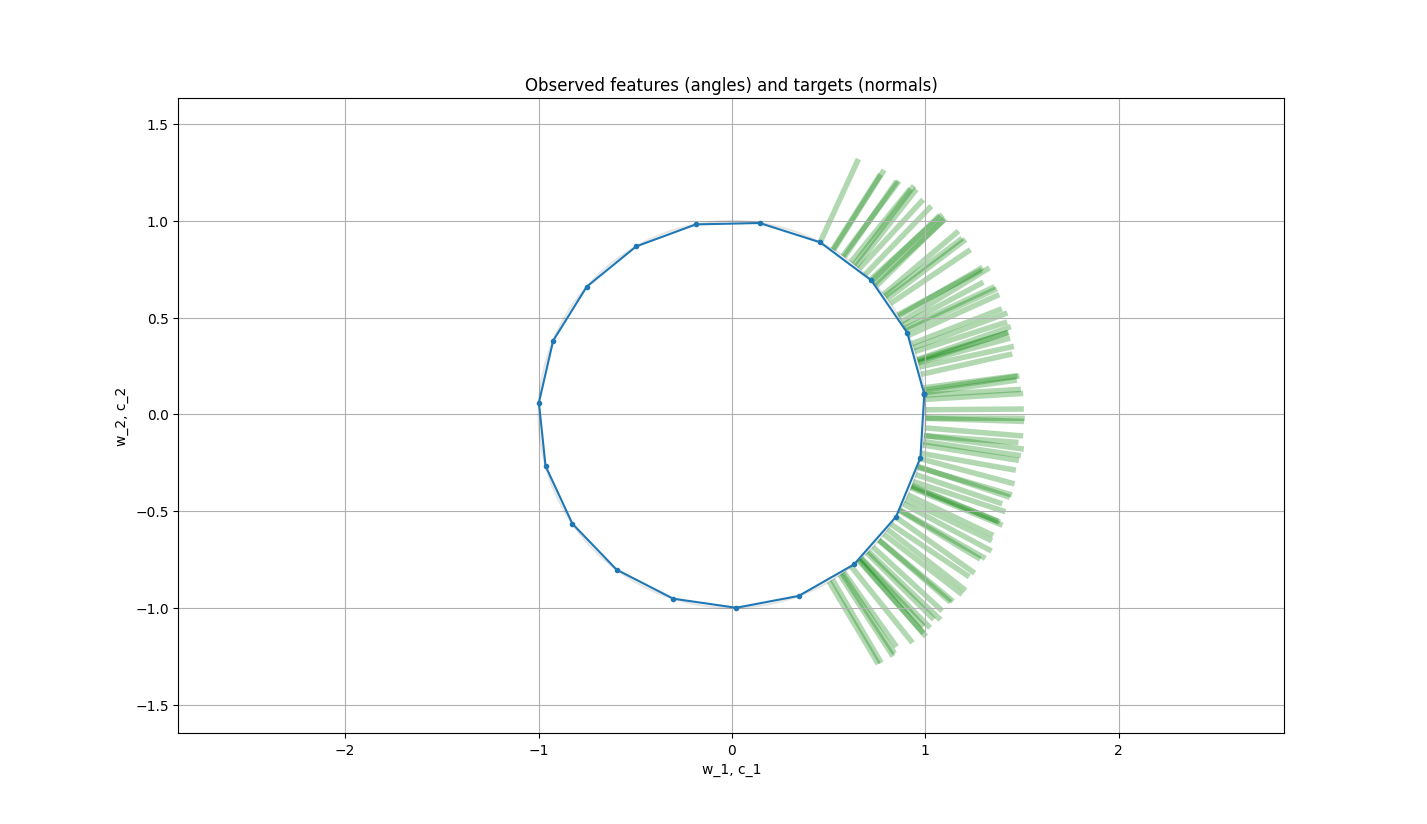

Here is the Python script that generated this plot:
# %% [markdown]
# # Two-stage vs. end-to-end optimization: An example in 2D
#
# # Background
#
# This notebook compares (two-stage) predict-then-optimize and (end-to-end) predict-and-optimize formulations on a synthetic problem with one feature and two predictors.
#
# The problem configuration is illustrated below:
#
# ![](./pao.png)
#
# The dataset comprises pairs $\{(x_1, c_1), ..., (x_N, c_N)\}$ where
# - $x_i$ is an angle (increasing counterclockwise from 3 o'clock)
# - $c_i$ is a _noisy_ measurement of the associated unit normal vector (shown in green)
#
# The **prediction problem** is to estimate the continuous relationship $\hat{c} = g(x; \theta) \approx c(x)$ from the discrete dataset.
#
# The **optimization/decision problem** is to estimate points $w(c(x))$ in the blue polygon that minimize $c(x)^\top w$ for each given $x$.
#
# The script presents two formulations. The prediction architecture $g$ is identical in each case, but the training objectives differ:
#
# | Formulation | Approach | Loss function                                              |
# | ----------- | --------|------------------------------------------------- |
# | two-stage   | The prediction is solved independently to minimize prediction loss | $\frac{1}{N} \sum_k \Vert g(x_k; \theta) - c_k \Vert^2$    |
# | end-to-end  | The prediction- & optimization problems are solved in a coupled fashion to minimize decision _regret_ (see [4], Section 3.3.1) | $\frac{1}{N} \sum_k c_k^\top [w(\hat{c}(x_k)) - w(c_k)]$ |
#
# Here $w(c)$ denotes the optimal solution of a linear program:
# $$
#   w(c) \coloneqq \arg\min_w \{c^\top w: w \in W\} \quad \text{where $W$ is the polygon with blue boundary}
# $$
#
# Hence, the end-to-end formulation presents the difficulty of minimizing a quantity involving an $\arg\min$ operation whose graph is _piecewise_ continuous. This notebook demonstrates how gradients of the end-to-end loss function can be computed with the help of the `cvxpylayers` module.
#
# ## Notation
#
# Notation is adopted from Section 3 of Tang & Khalil [4]:
#
# | Symbol | In                                                   | Name               | Role                   | Notes                                                                          |
# | ------ | ---------------------------------------------------- | ------------------ | ---------------------- | ------------------------------------------------------------------------------ |
# | `x`    | $[-\pi, \pi)$                                        | angular coordinate | feature                | input to the predictive model $\hat{c} = g(x; \theta)$                                 |
# | `c`, `c_hat` | $\mathbb{R}^2$                                       | normal vector      | target/response        | estimated by the predictive model $\hat{c} = g(x; \theta)$                     |
# | `g`    | $[-\pi, \pi) \times \Theta \rightarrow \mathbb{R}^2$ | prediction model   | trainable block/module | trained from sampled data $g(x; \theta) \approx c(x)$                          |
# | `w`    | $W \subset \mathbb{R}^2$                             | position           | decision variable      | determined by optimization model $w(x) = \arg\min_w \{ c(x)^\top w: w \in W\}$ |
# | $W$    |                                                      | decision set       | feasible region        | a polygon approximating the unit circle                                        |
#
# ## Acknowledgement
#
# The problem configuration is inspired by Figure 4 in Sadana et al. [3] and Figure 4 in Tang & Khalil [4].
#
# ## Further reading
# - [1] [Kotary et al. (2021) _End-to-End Constrained Optimization Learning: A Survey_](https://www.ijcai.org/proceedings/2021/0610.pdf)
# - [2] [Lahoud et al. (2025) _Predict-and-Optimize Techniques for Data-Driven Optimization Problems: A Review_](https://doi.org/10.1007/s11063-025-11746-w)
# - [3] [Sadana et al. (2025) _A survey of contextual optimization methods for decision-making under uncertainty_](https://doi.org/10.1016/j.ejor.2024.03.020)
# - [4] [Tang & Khalil (2024) _PyEPO: a PyTorch-based end-to-end predict-then-optimize library for linear and integer programming_](https://doi.org/10.1007/s12532-024-00255-x)


# %%
from typing import Final
import warnings
import cvxpy as cvxpy
from cvxpylayers.torch import CvxpyLayer
from matplotlib import pyplot as plt
import neuromancer as nm
import numpy as np
from numpy.typing import NDArray
import scipy
import torch
from datasources import DataSource

# %% [markdown]
# ## Parameters

# %%
num_vertices: Final = 20
num_samples: Final = 300
num_test: Final = int(num_samples * 0.2)
num_train: Final = int((num_samples - num_test) * 0.8)
num_dev: Final = num_samples - num_train - num_test
eps: Final = 1e-3
x_0: Final = np.asarray(2 * np.pi / num_vertices / 3, dtype=np.float32)
quiver_scale: Final = 2
quiver_options: Final = dict(
    alpha=0.3,
    headaxislength=0,
    headlength=0,
    headwidth=0,
    scale=quiver_scale,
    scale_units="xy",
    width=0.005,
)
rng: Final = np.random.default_rng(seed=0)
norm: Final = dict(mean=0.0, std=0.1)
error: Final = scipy.stats.norm(loc=0.0, scale=0.025)


def position(x: NDArray) -> NDArray:
    """Maps an angle to the boundary of a unit circle."""
    return np.vstack((np.cos(x), np.sin(x)))


def unit_normal(x: NDArray) -> NDArray:
    """Maps an angle to the unit normal of a unit circle."""
    tangent_1 = -np.sin(x)
    tangent_2 = +np.cos(x)
    zeros = np.zeros_like(tangent_1 + tangent_2)
    tangent3 = np.vstack((tangent_1, tangent_2, zeros))
    unit_tangent3 = tangent3 / np.linalg.norm(tangent3, axis=0)
    normal3 = np.cross(unit_tangent3, [0.0, 0.0, 1.0], axis=0)
    return normal3[:2, :]


def wrap(a: NDArray) -> NDArray:
    """Appends a copy of the first column."""
    assert a.ndim == 2 and a.shape[1] != 0
    return np.column_stack((a, a[:, 0]))


# %% [markdown]
# ## Data generation

# %%
x_circle = np.linspace(0.0, 2 * np.pi, 200, dtype=np.float32)
x_vertices = x_0 + np.linspace(0.0, 2 * np.pi, num_vertices)
w_vertices = position(x_vertices)
c_vertices = unit_normal(x_vertices)

x_true = np.linspace(-np.pi / 3, np.pi / 3, num_samples, dtype=np.float32)
w_true = position(x_true)
c_true = unit_normal(x_true)

x_error = error.rvs(size=num_samples, random_state=rng)
c_error = error.rvs(size=(2, num_samples), random_state=rng)
x_observed = np.sort(x_true + x_error)
w_observed = position(x_observed)
c_observed = unit_normal(x_observed) + c_error

raw_data = {"x": x_observed.reshape(-1, 1), "c": c_observed.T}
source_train = DataSource.init(raw_data, slice(0, num_train), name="train", batch_size=16)
source_dev = DataSource.init(raw_data, slice(num_train, -num_test), name="dev")
source_test = DataSource.init(raw_data, slice(-num_test, None), name="test")

# %% [markdown]
# ## Geometric configuration

# %%
fig, ax = plt.subplots()
ax.plot(*position(x_circle), "k-", alpha=0.1, label="unit circle")
ax.plot(*wrap(w_vertices), ".-", label="boundary(W)")
ax.plot(*wrap(w_vertices + c_vertices / quiver_scale), alpha=0, label=None)
# ax.quiver(*w_vertices, *c_vertices, **quiver_options)
ax.quiver(*w_observed, *c_observed, **quiver_options, color="green")
ax.axis("equal")
ax.set_xlabel("w_1, c_1")
ax.set_ylabel("w_2, c_2")
ax.set_title("Observed features (angles) and targets (normals)")
ax.grid(visible=True)
plt.show(block=False)

# %% [markdown]
# ## Predictive model

# %%
block_predict = nm.blocks.MLP(
    insize=1,
    outsize=2,
    bias=True,
    hsizes=[8] * 2,
    nonlin=torch.nn.SiLU,  # Tanh | Sigmoid | SiLU (Swish) ... smooth
)
num_params = sum(p.numel() for p in block_predict.parameters())
print(f"{num_params} trainable parameters")
assert num_params < num_samples, "probably no hope of a good fit!"

# %%
node_predict = nm.Node(block_predict, input_keys=["x"], output_keys=["c_hat"])
x = nm.variable("x")
c = nm.variable("c")
c_hat = nm.variable("c_hat")
objective_predict = nm.Objective((c_hat - c) ** 2, name="squared_error")
circle: nm.Constraint = c_hat[:, 0] ** 2 + c_hat[:, 1] ** 2 == torch.ones_like(
    c_hat[:, 0]
)
circle.name = "circle_constraint"

problem_predict = nm.Problem(
    nodes=[node_predict],
    loss=nm.PenaltyLoss(objectives=[objective_predict], constraints=[circle]),
)
optimizer_predict = torch.optim.AdamW(problem_predict.parameters(), lr=0.001)
trainer_predict = nm.Trainer(
    problem_predict,
    source_train.loader,
    source_dev.loader,
    source_test.loader,
    optimizer_predict,
    epochs=2000,
    patience=1000,
)

best_model_predicted = trainer_predict.train()
problem_predict.load_state_dict(best_model_predicted)

# %%
x_eval = torch.tensor(
    np.linspace(x_observed[0], x_observed[-1], 5 * x_observed.size).reshape(-1, 1),
    dtype=torch.float32,
)
x_eval = x_eval.to(next(block_predict.parameters()).device)
with torch.no_grad():
    c_predicted = block_predict(x_eval).cpu().numpy().T
    assert c_predicted.shape == (2, x_eval.numel())

# %% [markdown]
# ## Optimization model

# %%
c_cvxpy = cvxpy.Parameter(shape=(2,), name="c")
w_cvxpy = cvxpy.Variable(shape=(2,), name="w")
λ_cvxpy = cvxpy.Variable(shape=(num_vertices,), name="p")
problem_cvxpy = cvxpy.Problem(
    objective=cvxpy.Minimize(c_cvxpy @ w_cvxpy),
    constraints=[
        w_cvxpy == w_vertices @ λ_cvxpy,
        cvxpy.sum(λ_cvxpy) == 1.0,
        λ_cvxpy >= 0.0,
    ],
)


def objective_value(c: NDArray, solver: str = cvxpy.ECOS) -> np.float64:
    global c_cvxpy, problem_cvxpy
    c_cvxpy.value = c / np.linalg.norm(c)
    problem_cvxpy.solve(solver=solver, verbose=False)
    return problem_cvxpy.objective.value


z_star_observed = np.fromiter(map(objective_value, c_observed.T), dtype=np.float64)
z_star_predicted = np.fromiter(map(objective_value, c_predicted.T), dtype=np.float64)

# %% [markdown]
# ## Two-stage predict-then-optimize solution

# %%
raw_data_new = {**raw_data, "z_star": z_star_observed.reshape(-1, 1)}
source_train_new = DataSource.init(raw_data_new, slice(0, num_train), name="train")
source_dev_new = DataSource.init(raw_data_new, slice(num_train, -num_test), name="dev")
source_test_new = DataSource.init(raw_data_new, slice(-num_test, None), name="test")

# %% [markdown]
# ## End-to-end predict-and-optimize solution

# %%
layer_cvxpy = CvxpyLayer(problem_cvxpy, parameters=[c_cvxpy], variables=[w_cvxpy])
node_optimize = nm.Node(layer_cvxpy, input_keys=["c_hat"], output_keys=["w"])
w = nm.variable("w")
z_star = nm.variable("z_star")
objective_spo = nm.Objective(c * w - z_star)
problem_combined = nm.Problem(
    nodes=[node_predict, node_optimize],
    loss=nm.PenaltyLoss(objectives=[objective_spo], constraints=[circle]),
)
optimizer_combined = torch.optim.AdamW(problem_combined.parameters(), lr=0.001)
trainer_combined = nm.Trainer(
    problem_combined,
    source_train_new.loader,
    source_dev_new.loader,
    source_test_new.loader,
    optimizer_combined,
    epochs=2000,
    patience=1000,
)

# Set to False to eliminate costly training while testing the plots etc.
if True:
    best_model_combined = trainer_combined.train()
    problem_combined.load_state_dict(best_model_combined)
else:
    problem_combined.load_state_dict(best_model_predicted)  # WARNING!
    warnings.warn("Skipping training for end-to-end formulation!")


# %%
with torch.no_grad():
    c_combined = block_predict(x_eval).cpu().numpy().T
    assert c_combined.shape == (2, x_eval.numel())

z_star_combined = np.fromiter(map(objective_value, c_combined.T), dtype=np.float64)

# %% [markdown]
# ## Visual comparison

# %%
# fmt: off
fig, ax = plt.subplots()
ax.plot(x_true, c_true[0, :], color="r", linestyle="solid", label="c_1 true")
ax.plot(x_true, c_true[1, :], color="b", linestyle="solid", label="c_2 true")
ax.scatter(x_observed, c_observed[0, :], color="r", label="c_1 observed", alpha=0.2)
ax.scatter(x_observed, c_observed[1, :], color="b", label="c_2 observed", alpha=0.2)
ax.plot(x_eval, c_predicted[0, :], color="r", linestyle="dotted", label="c_1 predicted")
ax.plot(x_eval, c_predicted[1, :], color="b", linestyle="dotted", label="c_2 predicted")
ax.plot(x_eval, c_combined[0, :], color="r",  linestyle="dashed", label="c_1 end-to-end", alpha=0.1)
ax.plot(x_eval, c_combined[1, :], color="b",  linestyle="dashed", label="c_2 end-to-end", alpha=0.1)
# fmt: on
ax.set_xlabel("x")
ax.set_ylabel("c_1, c_2")
ax.set_title("Unit normals at sampled angles")
ax.grid(visible=True)
ax.legend()
plt.show(block=False)


# %%
fig, ax = plt.subplots()
# fmt: off
ax.scatter(x_observed, z_star_observed, color="k", label="observed", alpha=0.2)
ax.plot(x_eval, z_star_predicted, color="r", linestyle="dotted", label="predicted")
ax.plot(x_eval, z_star_combined, color="b", linestyle="dashed", label="end-to-end")
# fmt: on
ax.grid(visible=True)
ax.legend()
ax.set_title("Optimal objective values")
plt.show(block=False)

# %%
fig, ax = plt.subplots()
# fmt: off
ax.plot(x_eval, z_star_combined - z_star_predicted, color="g", label="end-to-end - predicted")
# fmt: on
ax.grid(visible=True)
ax.legend()
ax.set_title(f"Objective value difference")
plt.show(block=False)
